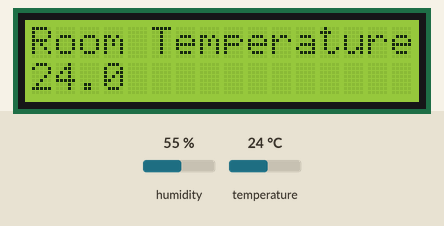
This sketch was run on a simulated ESP8266 (NodeMCU). Parts: 16×2 character LCD. The test bench sets the inputs (shaded band); at power-on: humidity 55 %, temperature 24 °C.

Above: at 1.2 s.
1.3 s: humidity set to 22 %
At 2.9 s:
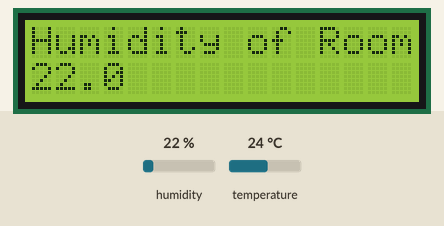
7.3 s: temperature set to 12 °C
At 9.7 s:
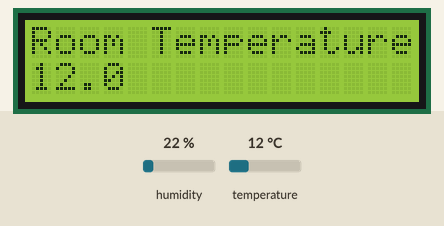
10.7 s: humidity set to 40 %
At 13.0 s:
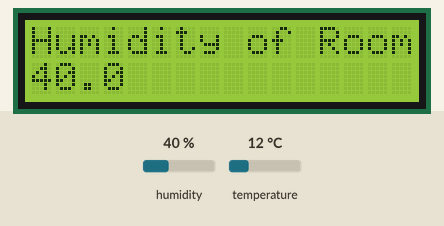
13.7 s: temperature set to 19 °C
At 16.1 s:
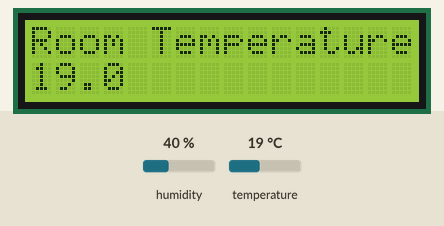
Timing chart, 0 to 17.6 s (numbered marks = the images above; inputs shaded):
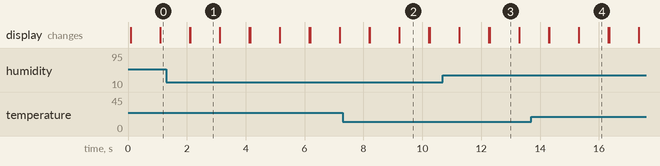

The sketch:

CA-Ques-1.ino
```cpp
#include<dht.h>
#include <LiquidCrystal.h>
const int DHTPIN = D0;
const int rs = D1;
const int en = D2;
dht DHT;
LiquidCrystal lcd(rs,en,D3,D4,D5,D6);
void setup() {
  lcd.begin(16,2);
}

void loop() {
  DHT.read11(DHTPIN);
  lcd.setCursor(0,0);
  lcd.print("Humidity of Room");
  lcd.setCursor(0,1);
  lcd.print(DHT.humidity,1);
  delay(1000);
  lcd.clear();
  lcd.setCursor(0,0);
  lcd.print("Room Temperature");
  lcd.setCursor(0,1);
  lcd.print(DHT.temperature,1);
  delay(1000);
  lcd.clear();
}
```

Measured:
- what the display in image 1 shows lasts 1.0 s, from 2.1 s to 3.1 s
